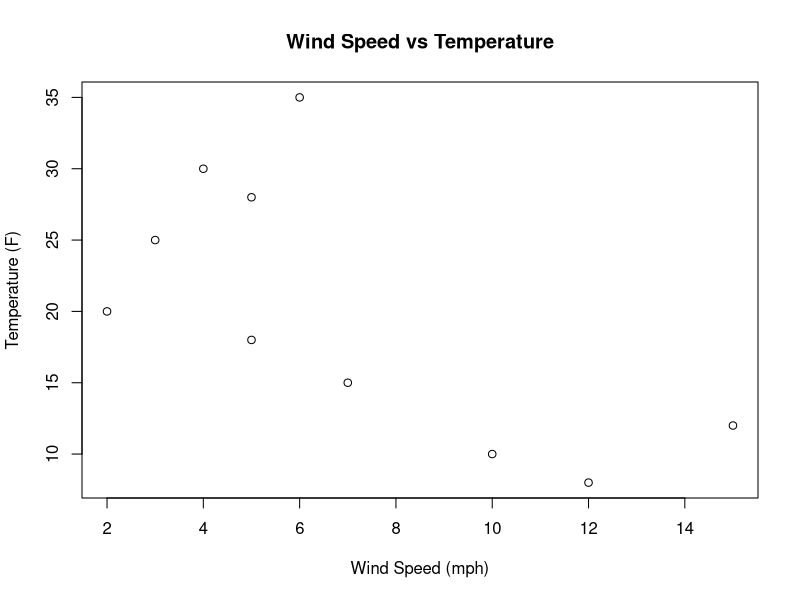

Source code (R):
#Consider Weather dataset
#i) Selecting using the column number
#ii) Selecting using the column name
#iii) Make a scatter plot to compare Wind speed and temperature

# create weather dataset
temperature <- c(25, 28, 30, 35, 20, 18, 15, 10, 8, 12)
wind_speed <- c(3, 5, 4, 6, 2, 5, 7, 10, 12, 15)
humidity <- c(80, 70, 60, 50, 40, 45, 55, 65, 75, 85)

weather_data <- data.frame(temperature, wind_speed, humidity)

# i) Selecting using the column number
column_number <- 2
selected_column <- weather_data[, column_number]

# ii) Selecting using the column name
column_name <- "wind_speed"
selected_column <- weather_data[, column_name]

# iii) Make a scatter plot to compare Wind speed and temperature
plot(weather_data$wind_speed, weather_data$temperature, xlab = "Wind Speed (mph)", ylab = "Temperature (F)", main = "Wind Speed vs Temperature")

